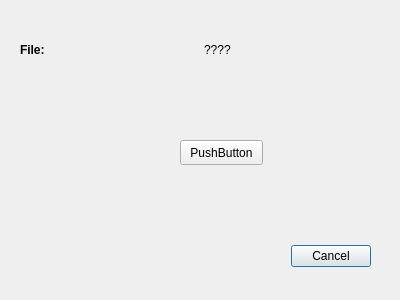
<?xml version="1.0" encoding="UTF-8"?>
<ui version="4.0">
 <class>UploadWindow</class>
 <widget class="QDialog" name="UploadWindow">
  <property name="geometry">
   <rect>
    <x>0</x>
    <y>0</y>
    <width>400</width>
    <height>300</height>
   </rect>
  </property>
  <property name="windowTitle">
   <string>Upload</string>
  </property>
  <widget class="QDialogButtonBox" name="buttonBox">
   <property name="geometry">
    <rect>
     <x>30</x>
     <y>240</y>
     <width>341</width>
     <height>32</height>
    </rect>
   </property>
   <property name="orientation">
    <enum>Qt::Horizontal</enum>
   </property>
   <property name="standardButtons">
    <set>QDialogButtonBox::Cancel</set>
   </property>
  </widget>
  <widget class="QPushButton" name="pushButton">
   <property name="geometry">
    <rect>
     <x>180</x>
     <y>140</y>
     <width>83</width>
     <height>25</height>
    </rect>
   </property>
   <property name="text">
    <string>PushButton</string>
   </property>
  </widget>
  <widget class="QWidget" name="horizontalLayoutWidget">
   <property name="geometry">
    <rect>
     <x>20</x>
     <y>10</y>
     <width>361</width>
     <height>80</height>
    </rect>
   </property>
   <layout class="QHBoxLayout" name="horizontalLayout_2">
    <item>
     <widget class="QLabel" name="label">
      <property name="font">
       <font>
        <weight>75</weight>
        <bold>true</bold>
       </font>
      </property>
      <property name="text">
       <string>File:</string>
      </property>
     </widget>
    </item>
    <item>
     <widget class="QLabel" name="label_fileName">
      <property name="font">
       <font>
        <weight>50</weight>
        <bold>false</bold>
       </font>
      </property>
      <property name="text">
       <string>????</string>
      </property>
     </widget>
    </item>
   </layout>
  </widget>
 </widget>
 <resources/>
 <connections>
  <connection>
   <sender>buttonBox</sender>
   <signal>accepted()</signal>
   <receiver>UploadWindow</receiver>
   <slot>accept()</slot>
   <hints>
    <hint type="sourcelabel">
     <x>248</x>
     <y>254</y>
    </hint>
    <hint type="destinationlabel">
     <x>157</x>
     <y>274</y>
    </hint>
   </hints>
  </connection>
  <connection>
   <sender>buttonBox</sender>
   <signal>rejected()</signal>
   <receiver>UploadWindow</receiver>
   <slot>reject()</slot>
   <hints>
    <hint type="sourcelabel">
     <x>316</x>
     <y>260</y>
    </hint>
    <hint type="destinationlabel">
     <x>286</x>
     <y>274</y>
    </hint>
   </hints>
  </connection>
 </connections>
</ui>
